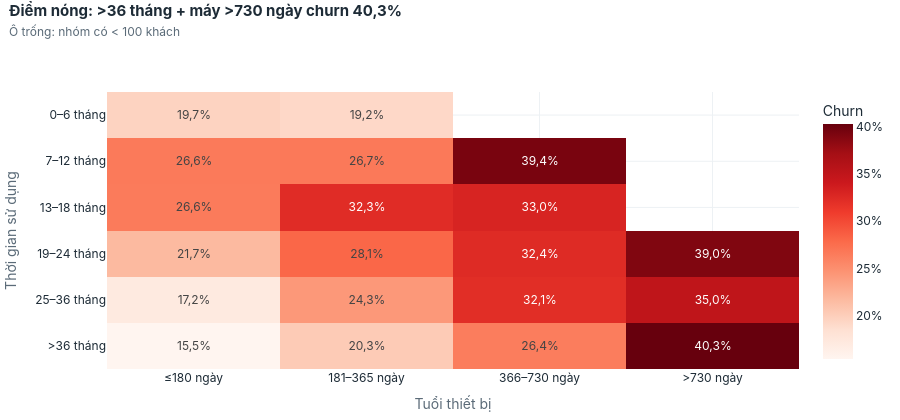

The cell this chart's notebook holds for it:
### Markdown cell above
### C07 — Tenure và tuổi máy kết hợp thế nào?

### Code cell
show("C07_heatmap_tenure_thiet_bi")

### Figure 1 — Plotly figure (JSON) as saved in the notebook; plotly's stock layout.template omitted (floating-point values rounded to 4 significant figures)
{"data": [{"colorbar": {"tickformat": ".0%", "title": {"text": "Churn"}}, "colorscale": [[0.0, "rgb(255,245,240)"], [0.125, "rgb(254,224,210)"], [0.25, "rgb(252,187,161)"], [0.375, "rgb(252,146,114)"], [0.5, "rgb(251,106,74)"], [0.625, "rgb(239,59,44)"], [0.75, "rgb(203,24,29)"], [0.875, "rgb(165,15,21)"], [1.0, "rgb(103,0,13)"]], "customdata": [["n = 117", "n = 629", "", ""], ["n = 2.716", "n = 13.111", "n = 376", ""], ["n = 2.430", "n = 1.516", "n = 7.960", ""], ["n = 1.858", "n = 1.531", "n = 5.979", "n = 123"], ["n = 2.005", "n = 1.746", "n = 1.880", "n = 4.079"], ["n = 633", "n = 551", "n = 791", "n = 939"]], "hovertemplate": "%{y} · máy %{x}<br>Churn rate: %{z:.1%}<br>%{customdata}<extra></extra>", "text": [["19,7%", "19,2%", "", ""], ["26,6%", "26,7%", "39,4%", ""], ["26,6%", "32,3%", "33,0%", ""], ["21,7%", "28,1%", "32,4%", "39,0%"], ["17,2%", "24,3%", "32,1%", "35,0%"], ["15,5%", "20,3%", "26,4%", "40,3%"]], "texttemplate": "%{text}", "type": "heatmap", "x": ["≤180 ngày", "181–365 ngày", "366–730 ngày", ">730 ngày"], "y": ["0–6 tháng", "7–12 tháng", "13–18 tháng", "19–24 tháng", "25–36 tháng", ">36 tháng"], "z": [[0.1966, 0.1924, NaN, NaN], [0.2662, 0.267, 0.3936, NaN], [0.2658, 0.3226, 0.3303, NaN], [0.2174, 0.2809, 0.324, 0.3902], [0.1716, 0.2428, 0.3213, 0.3503], [0.1548, 0.2033, 0.2642, 0.4026]]}], "layout": {"font": {"color": "#1D2B36", "family": "Inter, Segoe UI, Arial, sans-serif", "size": 12}, "height": 420, "hoverlabel": {"bgcolor": "white", "font": {"color": "#1D2B36", "family": "Inter, Segoe UI, Arial, sans-serif"}}, "legend": {"orientation": "h", "title": {}, "x": 1, "xanchor": "right", "y": 1.0, "yanchor": "bottom"}, "margin": {"b": 40, "l": 10, "r": 20, "t": 92}, "paper_bgcolor": "white", "plot_bgcolor": "white", "separators": ",.", "title": {"font": {"color": "#1D2B36", "size": 15}, "pad": {"t": 8}, "text": "<b>Điểm nóng: >36 tháng + máy >730 ngày churn 40,3%</b><br><span style='font-size:12px;color:#5B6B78'>Ô trống: nhóm có < 100 khách</span>", "x": 0.01, "xanchor": "left", "y": 0.98, "yanchor": "top"}, "xaxis": {"automargin": true, "gridcolor": "#EDF1F4", "side": "bottom", "title": {"font": {"color": "#5B6B78"}, "text": "Tuổi thiết bị"}, "zeroline": false}, "yaxis": {"automargin": true, "autorange": "reversed", "gridcolor": "#EDF1F4", "title": {"font": {"color": "#5B6B78"}, "text": "Thời gian sử dụng"}, "zeroline": false}}}
